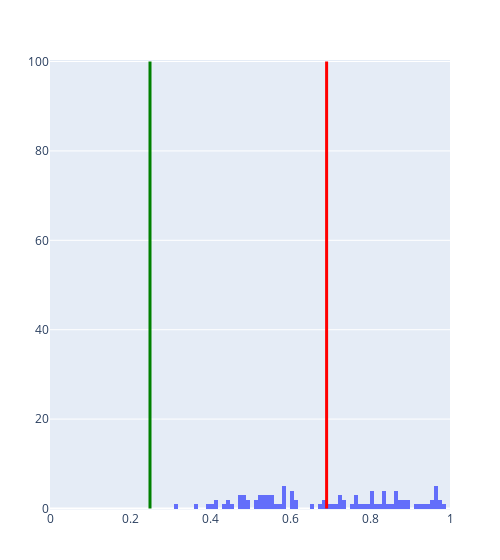

Notebook source saved alongside this figure:
### Code cell
posterior = abc(id_truth, 100, .1, false, false, [-1., .25, .25])
plot_posterior(posterior, .25)
